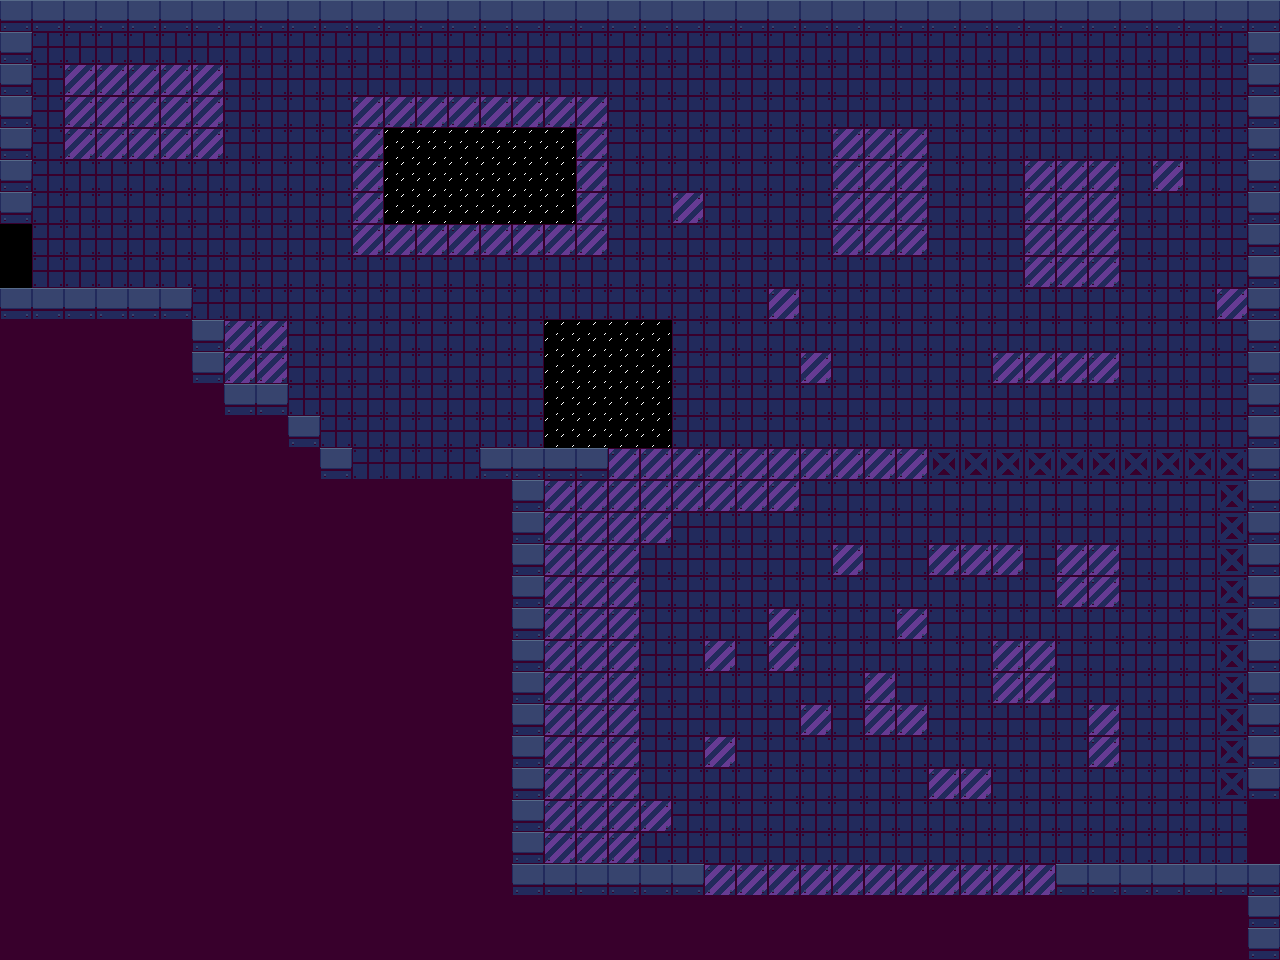

A 2D game scene composited from a Tiled map and its tileset images. What follows is a short description and the map's XML, with each tile layer's data collapsed to a summary:
An orthogonal 40x30 tile map with 32x32 px tiles, 2 tile layers (decorations, blocks) and 25 objects (17x door, 5x screw_flathead, 3x screw_phillips).

<map version="1.10" tiledversion="1.11.2" orientation="orthogonal" renderorder="right-down" width="40" height="30" tilewidth="32" tileheight="32" infinite="0" nextlayerid="4" nextobjectid="26">
 <tileset firstgid="1" source="../assets/fulltile.tsx" />
 <layer id="3" name="decorations" width="40" height="30">
  <data>[1200 cells, 1085 non-empty, 5 distinct tile ids]</data>
 </layer>
 <objectgroup id="2" name="spawns">
  <object id="1" type="door" x="16.6667" y="257.333">
   <properties>
    <property name="spawn_x" type="float" value="27" />
    <property name="spawn_y" type="float" value="8" />
    <property name="target" value="../map/demoroom2.tmx" />
   </properties>
  </object>
  <object id="2" type="door" x="1264" y="832">
   <properties>
    <property name="spawn_x" type="float" value="2" />
    <property name="spawn_y" type="float" value="7" />
    <property name="target" value="../map/demoroom4.tmx" />
   </properties>
  </object>
  <object id="3" type="door" x="753.333" y="911.333">
   <properties>
    <property name="spawn_x" type="float" value="20" />
    <property name="spawn_y" type="float" value="25" />
    <property name="target" value="../map/demoroom3.tmx" />
   </properties>
  </object>
  <object id="4" type="door" x="718.667" y="911.333">
   <properties>
    <property name="spawn_x" type="float" value="20" />
    <property name="spawn_y" type="float" value="25" />
    <property name="target" value="../map/demoroom3.tmx" />
   </properties>
  </object>
  <object id="5" type="door" x="784" y="910.667">
   <properties>
    <property name="spawn_x" type="float" value="20" />
    <property name="spawn_y" type="float" value="25" />
    <property name="target" value="../map/demoroom3.tmx" />
   </properties>
  </object>
  <object id="6" type="door" x="815.333" y="911.333">
   <properties>
    <property name="spawn_x" type="float" value="20" />
    <property name="spawn_y" type="float" value="25" />
    <property name="target" value="../map/demoroom3.tmx" />
   </properties>
  </object>
  <object id="7" type="door" x="847.333" y="912">
   <properties>
    <property name="spawn_x" type="float" value="20" />
    <property name="spawn_y" type="float" value="25" />
    <property name="target" value="../map/demoroom7.tmx" />
   </properties>
  </object>
  <object id="8" type="door" x="878.667" y="911.333">
   <properties>
    <property name="spawn_x" type="float" value="20" />
    <property name="spawn_y" type="float" value="25" />
    <property name="target" value="../map/demoroom3.tmx" />
   </properties>
  </object>
  <object id="9" type="door" x="911.333" y="912">
   <properties>
    <property name="spawn_x" type="float" value="34" />
    <property name="spawn_y" type="float" value="25" />
    <property name="target" value="../map/demoroom3.tmx" />
   </properties>
  </object>
  <object id="10" type="door" x="942.667" y="911.333">
   <properties>
    <property name="spawn_x" type="float" value="34" />
    <property name="spawn_y" type="float" value="25" />
    <property name="target" value="../map/demoroom3.tmx" />
   </properties>
  </object>
  <object id="11" type="door" x="975.333" y="911.333">
   <properties>
    <property name="spawn_x" type="float" value="34" />
    <property name="spawn_y" type="float" value="25" />
    <property name="target" value="../map/demoroom3.tmx" />
   </properties>
  </object>
  <object id="12" type="door" x="1006" y="910.667">
   <properties>
    <property name="spawn_x" type="float" value="34" />
    <property name="spawn_y" type="float" value="25" />
    <property name="target" value="../map/demoroom3.tmx" />
   </properties>
  </object>
  <object id="13" type="door" x="1037.33" y="912">
   <properties>
    <property name="spawn_x" type="float" value="34" />
    <property name="spawn_y" type="float" value="25" />
    <property name="target" value="../map/demoroom3.tmx" />
   </properties>
  </object>
  <object id="14" type="door" x="368.667" y="496">
   <properties>
    <property name="spawn_x" type="float" value="3" />
    <property name="spawn_y" type="float" value="7" />
    <property name="target" value="../map/demoroom3.tmx" />
   </properties>
  </object>
  <object id="15" type="door" x="400.667" y="496">
   <properties>
    <property name="spawn_x" type="float" value="3" />
    <property name="spawn_y" type="float" value="7" />
    <property name="target" value="../map/demoroom3.tmx" />
   </properties>
  </object>
  <object id="16" type="door" x="428" y="495.333">
   <properties>
    <property name="spawn_x" type="float" value="15" />
    <property name="spawn_y" type="float" value="12" />
    <property name="target" value="../map/demoroom3.tmx" />
   </properties>
  </object>
  <object id="17" type="door" x="462" y="495.333">
   <properties>
    <property name="spawn_x" type="float" value="15" />
    <property name="spawn_y" type="float" value="12" />
    <property name="target" value="../map/demoroom3.tmx" />
   </properties>
  </object>
  <object id="18" type="screw_flathead" x="415.333" y="417.333" />
  <object id="19" type="screw_flathead" x="783.667" y="815.167" />
  <object id="20" type="screw_flathead" x="846.333" y="814.833" />
  <object id="21" type="screw_flathead" x="910.333" y="815.167" />
  <object id="22" type="screw_flathead" x="975" y="816.167" />
  <object id="23" type="screw_phillips" x="671" y="499" />
  <object id="24" type="screw_phillips" x="637.667" y="548" />
  <object id="25" type="screw_phillips" x="592" y="599.333" />
 </objectgroup>
 <layer id="1" name="blocks" width="40" height="30">
  <data>[1200 cells, 113 non-empty, 1 distinct tile ids]</data>
 </layer>
</map>
